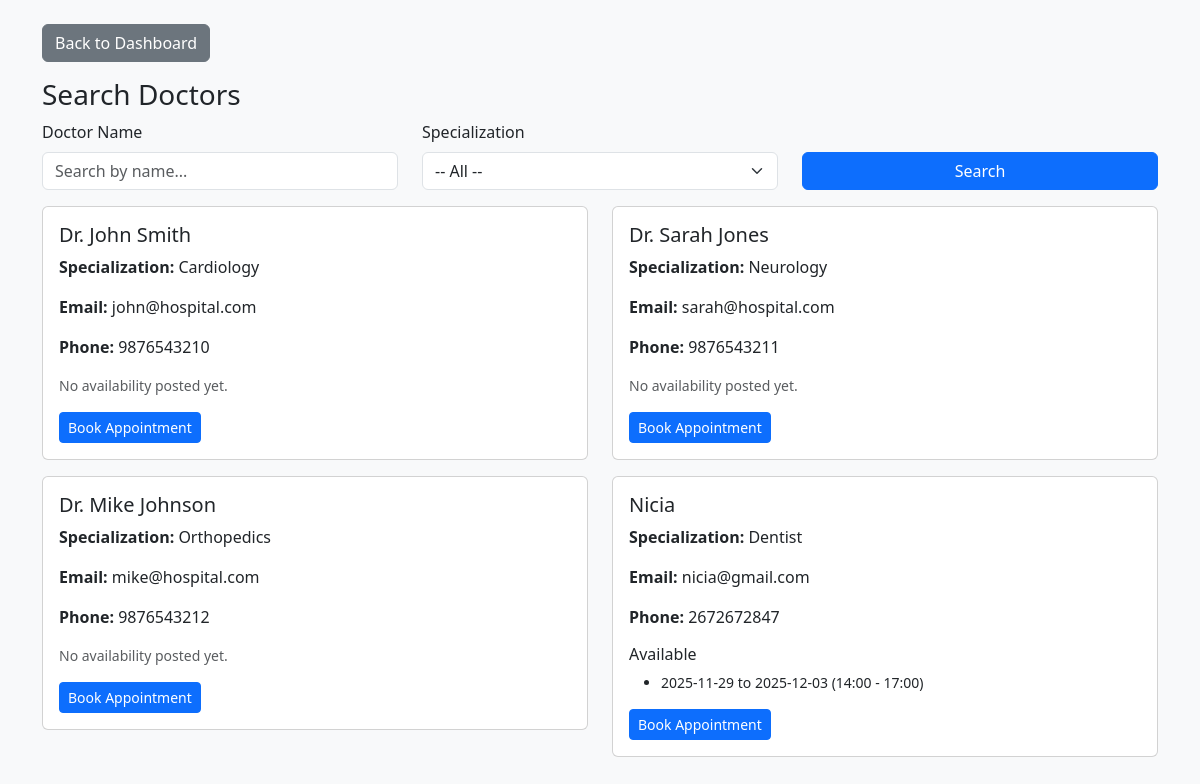
/patient/search_doctors (signed in), run on the app's committed database.
### models.py (models this page shows, shortened)
class Doctor(db.Model):
    __tablename__ = 'doctor'
    id = db.Column(db.Integer, primary_key=True)
    name = db.Column(db.String(150), nullable=False)
    email = db.Column(db.String(150), unique=True, nullable=False)
    phone = db.Column(db.String(50))
    department_id = db.Column(db.Integer, db.ForeignKey('department.id'), nullable=True)
    specialization = db.Column(db.String(150))
    password_hash = db.Column(db.String(255), nullable=False)
    is_blacklisted = db.Column(db.Boolean, default=False)
    created_at = db.Column(db.DateTime, default=datetime.utcnow)
    department = db.relationship('Department', back_populates='doctors')
    appointments = db.relationship('Appointment', back_populates='doctor', cascade='all, delete-orphan')
    availability = db.relationship('DoctorAvailability', back_populates='doctor', cascade='all, delete-orphan')

class DoctorAvailability(db.Model):
    __tablename__ = 'doctor_availability'
    id = db.Column(db.Integer, primary_key=True)
    doctor_id = db.Column(db.Integer, db.ForeignKey('doctor.id'), nullable=False)
    start_date = db.Column(db.String(10), nullable=False)    # 'YYYY-MM-DD' - from date
    end_date = db.Column(db.String(10), nullable=False)      # 'YYYY-MM-DD' - to date
    start_time = db.Column(db.String(5), nullable=False)  # 'HH:MM'
    end_time = db.Column(db.String(5), nullable=False)    # 'HH:MM'
    created_at = db.Column(db.DateTime, default=datetime.utcnow)
    doctor = db.relationship('Doctor', back_populates='availability')
    doctor = db.relationship('Doctor', back_populates='availability')

### controllers/control_auth.py (the view)
@app.route('/patient/search_doctors')
@role_required('patient')
def patient_search_doctors():
    from models import DoctorAvailability
    from datetime import datetime, timedelta
    specialization = request.args.get('specialization', '').strip()
    doctor_name = request.args.get('name', '').strip()
    query = Doctor.query.filter_by(is_blacklisted=False)
    if specialization:
        query = query.filter_by(specialization=specialization)
    if doctor_name:
        query = query.filter(Doctor.name.ilike(f'%{doctor_name}%'))
    doctors = query.all()
    doctor_avail = {}
    for d in doctors:
        try:
            avails = DoctorAvailability.query.filter_by(doctor_id=d.id).all()
            doctor_avail[d.id] = avails
        except Exception:
            doctor_avail[d.id] = []
    specs = db.session.query(Doctor.specialization).distinct().filter(Doctor.is_blacklisted==False).all()
    specializations = [s[0] for s in specs if s[0]]
    return render_template('patient/search_doctors.html',
                          doctors=doctors,
                          doctor_avail=doctor_avail,
                          specializations=specializations,
                          selected_spec=specialization,
                          doctor_name=doctor_name)

### controllers/control_auth.py (called while the page is built, shortened)
def role_required(required_role):
    from functools import wraps
    def wrapper(f):
        @wraps(f)
        def decorated(*args, **kwargs):
            if 'role' not in session:
                flash("Please login to continue.", "warning")
                return redirect(url_for('login'))
            return f(*args, **kwargs)
        return decorated
    return wrapper

### templates/patient/search_doctors.html (shortened to what this page needs)
<!doctype html>
<html>
  <head>
    <link href="https://cdn.jsdelivr.net/npm/bootstrap@5.3.0/dist/css/bootstrap.min.css" rel="stylesheet">
  </head>
  <body class="bg-light">
    <div class="container mt-4">
      <a class="btn btn-secondary mb-3" href="{{ url_for('patient_dashboard') }}">Back to Dashboard</a>
      <h3>Search Doctors</h3>
      <form method="get" action="{{ url_for('patient_search_doctors') }}" class="mb-3">
        <div class="row">
          <div class="col-md-4">
            <label class="form-label">Doctor Name</label>
            <input type="text" name="name" class="form-control" placeholder="Search by name..." value="{{ doctor_name }}">
          </div>
          <div class="col-md-4">
            <label class="form-label">Specialization</label>
            <select name="specialization" class="form-select">
              <option value="">-- All --</option>
            </select>
          </div>
          <div class="col-md-4" style="margin-top: 32px;">
            <button class="btn btn-primary w-100" type="submit">Search</button>
          </div>
        </div>
      </form>
      {% if doctors %}
        <div class="row">
          {% for d in doctors %}
            <div class="col-md-6 mb-3">
              <div class="card">
                <div class="card-body">
                  <h5>{{ d.name }}</h5>
                  <p><strong>Specialization:</strong> {{ d.specialization }}</p>
                  <p><strong>Email:</strong> {{ d.email }}</p>
                  <p><strong>Phone:</strong> {{ d.phone }}</p>
                  {% if doctor_avail.get(d.id) %}
                    <h6>Available</h6>
                    <ul class="small">
                      {% for av in doctor_avail[d.id] %}
                        <li>{{ av.start_date }} to {{ av.end_date }} ({{ av.start_time }} - {{ av.end_time }})</li>
                      {% endfor %}
                    </ul>
                  {% else %}
                    <p class="text-muted small">No availability posted yet.</p>
                  {% endif %}
                  <a class="btn btn-sm btn-primary" href="{{ url_for('patient_book_appointment') }}?doctor_id={{ d.id }}">Book Appointment</a>
                </div>
              </div>
            </div>
          {% endfor %}
        </div>
      {% else %}
        <p>No doctors found matching your criteria.</p>
      {% endif %}
    </div>
  </body>
</html>

### data on the page
Doctor: name "Dr. John Smith", specialization "Cardiology", email "john@hospital.com", phone "9876543210", shows "No availability posted yet."
Doctor: name "Dr. Sarah Jones", specialization "Neurology", email "sarah@hospital.com", phone "9876543211", shows "No availability posted yet."
Doctor: name "Dr. Mike Johnson", specialization "Orthopedics", email "mike@hospital.com", phone "9876543212", shows "No availability posted yet."
Doctor: name "Nicia", specialization "Dentist", email "nicia@gmail.com", phone "2672672847"
DoctorAvailability: start_date "2025-11-29", end_date "2025-12-03", start_time "14:00", end_time "17:00"
